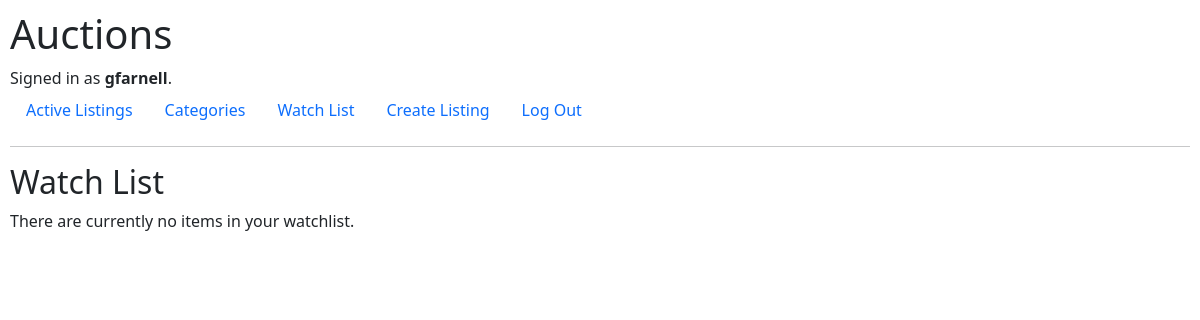
Before: /watchlist (signed in) with the older database file.
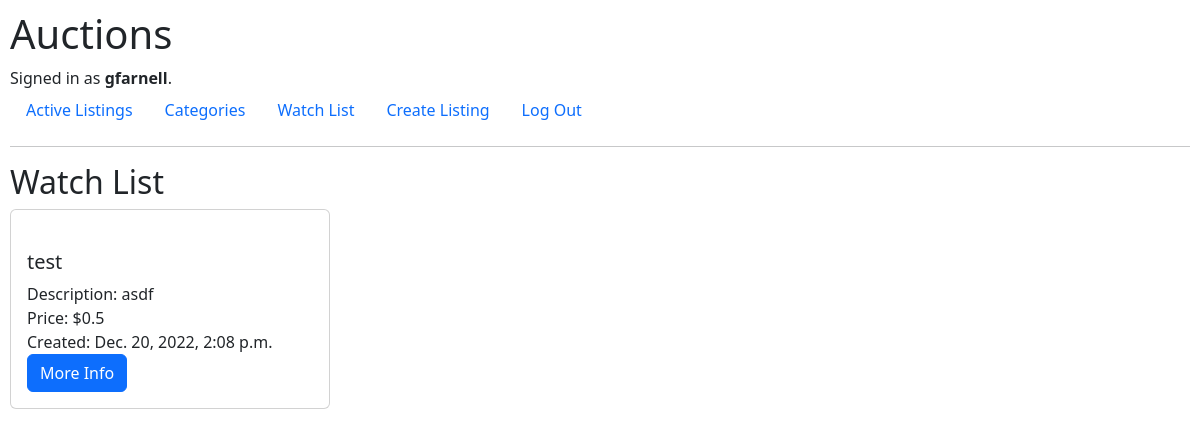
After: the same page with the newer database file.
### auctions/models.py (models this page shows, shortened)
class Listings(models.Model):
    creator = models.ForeignKey(
        User, on_delete=models.PROTECT, related_name="get_creator_listings", blank=False)
    buyer = models.ForeignKey(
        User, blank=True, null=True, on_delete=models.PROTECT, related_name="get_buyer_listings")
    watchers = models.ManyToManyField(
        User, blank=True, related_name="get_watched_listings")
    title = models.CharField(max_length=64)
    description = models.CharField(max_length=300)
    startingBid = models.FloatField(max_length=64)
    createdDate = models.DateTimeField(auto_now_add=True)
    active = models.BooleanField(default=True)
    url = models.CharField(max_length=128, blank=True)
    category = models.CharField(
        max_length=45)

### auctions/views.py (the view)
# urls.py: path("watchlist", views.displayWatchlist, name="displayWatchlist"),
@login_required
def displayWatchlist(request):
    user_id = request.user.id
    userLoggedIn = request.user.username
    watchers = User.objects.get(id=user_id)
    listingsForWatcher = Listings.objects.filter(watchers=watchers)
    return render(request, "auctions/watchlist.html", {"userLoggedIn": userLoggedIn, "listingsForWatcher": listingsForWatcher})

### auctions/templates/auctions/watchlist.html (shortened to what this page needs)
{% extends "auctions/layout.html" %}
{% load static %}
{% block body %}
<h2>Watch List</h2>
{% for x in listingsForWatcher %}
<div id="container_card">
    <div class="card">
        <a href="{% url 'listings' x.id %}" class="card-link">
        </a>
        <div class="card-body">
            <ul class="list-group list-group-flush">
                <li>
                    <h5>{{ x.title}}</h5>
                </li>
                <li>Description: {{ x.description}}</li>
                <li>Price: ${{ x.startingBid}}</li>
                <li>Created: {{ x.createdDate}}</li>
                <li><a class="btn btn-primary" href="{% url 'listings' x.id %}">More Info</a></li>
            </ul>
        </div>
    </div>
</div>
{% empty %}
<p>There are currently no items in your watchlist.</p>
{% endfor %}
{% endblock %}

Changed rows visible on the page:
now on this page (row edited): Listings: title "test", description "asdf", startingBid "0.5", createdDate "Dec. 20, 2022, 2:08 p.m."
Other visible differences:
text no longer shown: "There are currently no items in your watchlist."
